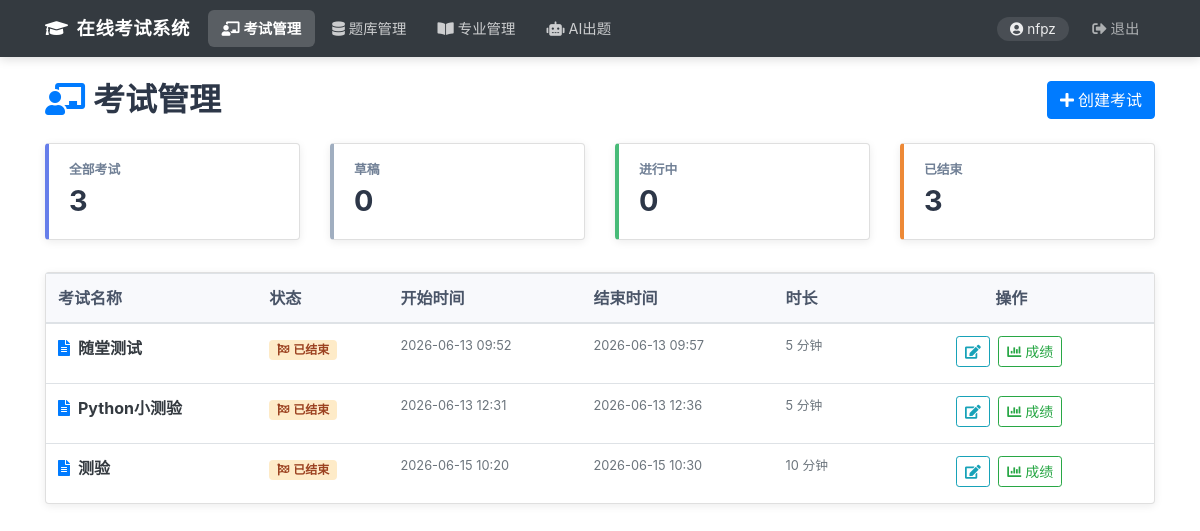
The page /dashboard (signed in) on the database its author committed.
### database/models.py (models this page shows, shortened)
class User(db.Model, UserMixin):
    id = db.Column(db.Integer, primary_key=True)
    username = db.Column(db.String(20), unique=True, nullable=False)
    email = db.Column(db.String(120), unique=True)  # , nullable=False)
    password_hash = db.Column(db.String(60), nullable=False)
    role = db.Column(db.String(20), nullable=False)
    created_at = db.Column(db.DateTime, nullable=False, default=datetime.utcnow)
    def is_teacher(self):
        return self.role == RoleEnum.TEACHER

class Exam(db.Model):
    id = db.Column(db.Integer, primary_key=True)
    title = db.Column(db.String(100), nullable=False)
    description = db.Column(db.Text)
    start_time = db.Column(db.DateTime, nullable=False)
    end_time = db.Column(db.DateTime, nullable=False)
    duration = db.Column(db.Integer, nullable=False)  # 分钟
    status = db.Column(db.String(20), nullable=False, default=ExamStatusEnum.DRAFT)
    creator_id = db.Column(db.Integer, db.ForeignKey('user.id'), nullable=False)
    created_at = db.Column(db.DateTime, nullable=False, default=datetime.utcnow)
    creator = db.relationship('User', backref='exams', lazy=True)
    exam_questions = db.relationship('ExamQuestion', backref='exam', lazy=True)
    exam_students = db.relationship('ExamStudent', backref='exam', lazy=True)
    sessions = db.relationship('ExamSession', backref='exam', lazy=True)
    results = db.relationship('Result', backref='exam', lazy=True)

### exam/routes.py (the view)
@exam_bp.route("/dashboard")
@login_required
def dashboard():
    if not current_user.is_teacher():
        flash('无权访问', 'danger')
        return redirect(url_for('home'))
    exams = Exam.query.filter_by(creator_id=current_user.id).all()
    return render_template('exam/dashboard.html', exams=exams)

### app.py (called while the page is built, shortened)
@login_manager.user_loader
def load_user(user_id):
    from database.models import User
    return db.session.get(User, int(user_id))

@app.before_request
def auto_end_expired_exams():
    from database.models import Exam, ExamSession, ExamStatusEnum, Answer, ExamQuestion, Result, Question, QuestionTypeEnum
    OBJECTIVE_TYPES = {'single_choice', 'multiple_choice', 'true_false', 'fill_blank'}
    try:
        now = datetime.now()
        expired_exams = Exam.query.filter(
            Exam.status == ExamStatusEnum.PUBLISHED,
            Exam.end_time < now
        ).all()
        if expired_exams:
            db.session.commit()
    except Exception:
        db.session.rollback()

### templates/exam/dashboard.html (shortened to what this page needs)
<!DOCTYPE html>
<html lang="zh-CN">
<head>
    <link rel="stylesheet" href="https://maxcdn.bootstrapcdn.com/bootstrap/4.5.2/css/bootstrap.min.css">
    <link rel="stylesheet" href="https://cdnjs.cloudflare.com/ajax/libs/font-awesome/5.15.4/css/all.min.css">
</head>
<body>
    {% include 'layout/header.html' %}
    <div class="container mt-4">
        <div class="page-header">
            <h2><i class="fas fa-chalkboard-teacher mr-2 text-primary"></i>考试管理</h2>
            <a href="{{ url_for('exam.create_exam') }}" class="btn btn-primary">
                <i class="fas fa-plus mr-1"></i>创建考试
            </a>
        </div>
        <div class="row mb-4">
            {% set draft_count = exams|selectattr('status','equalto','draft')|list|length %}
            {% set published_count = exams|selectattr('status','equalto','published')|list|length %}
            {% set ended_count = exams|selectattr('status','equalto','ended')|list|length %}
            <div class="col-md-3 mb-2">
                <div class="card stat-card border-left-primary" style="border-left: 4px solid #667eea;">
                    <div class="stat-label">全部考试</div>
                    <div class="stat-num">{{ exams|length }}</div>
                </div>
            </div>
            <div class="col-md-3 mb-2">
                <div class="card stat-card" style="border-left: 4px solid #a0aec0;">
                    <div class="stat-label">草稿</div>
                    <div class="stat-num">{{ draft_count }}</div>
                </div>
            </div>
            <div class="col-md-3 mb-2">
                <div class="card stat-card" style="border-left: 4px solid #48bb78;">
                    <div class="stat-label">进行中</div>
                    <div class="stat-num">{{ published_count }}</div>
                </div>
            </div>
            <div class="col-md-3 mb-2">
                <div class="card stat-card" style="border-left: 4px solid #ed8936;">
                    <div class="stat-label">已结束</div>
                    <div class="stat-num">{{ ended_count }}</div>
                </div>
            </div>
        </div>
        <div class="card">
            <div class="card-body p-0">
                {% if exams %}
                <div class="table-responsive">
                    <table class="table table-hover mb-0">
                        <thead>
                            <tr>
                                <th>考试名称</th>
                                <th>状态</th>
                                <th>开始时间</th>
                                <th>结束时间</th>
                                <th>时长</th>
                                <th class="text-center" style="min-width:200px">操作</th>
                            </tr>
                        </thead>
                        <tbody>
                            {% for exam in exams %}
                            <tr>
                                <td class="font-weight-bold text-dark">
                                    <i class="fas fa-file-alt text-primary mr-2"></i>{{ exam.title }}
                                </td>
                                <td>
                                    {% if exam.status == 'draft' %}
                                        <span class="badge status-draft px-2 py-1"><i class="fas fa-pencil-alt mr-1"></i>草稿</span>
                                    {% elif exam.status == 'published' %}
                                        <span class="badge status-published px-2 py-1"><i class="fas fa-broadcast-tower mr-1"></i>已发布</span>
                                    {% else %}
                                        <span class="badge status-ended px-2 py-1"><i class="fas fa-flag-checkered mr-1"></i>已结束</span>
                                    {% endif %}
                                </td>
                                <td class="text-muted small">{{ exam.start_time.strftime('%Y-%m-%d %H:%M') }}</td>
                                <td class="text-muted small">{{ exam.end_time.strftime('%Y-%m-%d %H:%M') }}</td>
                                <td class="text-muted small">{{ exam.duration }} 分钟</td>
                                <td class="action-group text-center">
                                    <a href="{{ url_for('exam.edit_exam', id=exam.id) }}"
                                       class="btn btn-sm btn-outline-info" title="编辑">
                                        <i class="fas fa-edit"></i>
                                    </a>
                                    <a href="{{ url_for('exam.view_results', id=exam.id) }}"
                                       class="btn btn-sm btn-outline-success" title="查看成绩">
                                        <i class="fas fa-chart-bar mr-1"></i>成绩
                                    </a>
                                </td>
                            </tr>
                            {% endfor %}
                        </tbody>
                    </table>
                </div>
                {% endif %}
            </div>
        </div>
    </div>
</body>
</html>

### templates/layout/header.html (shortened to what this page needs)
<!DOCTYPE html>
<html lang="zh-CN">
<head>
    <link rel="stylesheet" href="https://maxcdn.bootstrapcdn.com/bootstrap/4.5.2/css/bootstrap.min.css">
    <link rel="stylesheet" href="https://cdnjs.cloudflare.com/ajax/libs/font-awesome/5.15.4/css/all.min.css">
</head>
<body>
    <nav class="navbar navbar-expand-lg navbar-dark bg-dark">
        <div class="container">
            <a class="navbar-brand" href="/">
                <i class="fas fa-graduation-cap mr-2"></i>在线考试系统
            </a>
            <div class="collapse navbar-collapse" id="mainNav">
                <ul class="navbar-nav mr-auto">
                    {% if current_user.is_authenticated %}
                        {% if current_user.is_teacher() %}
                            <li class="nav-item">
                                <a class="nav-link" data-path="/dashboard" href="{{ url_for('exam.dashboard') }}">
                                    <i class="fas fa-chalkboard-teacher mr-1"></i>考试管理
                                </a>
                            </li>
                            <li class="nav-item">
                                <a class="nav-link" data-path="/questions" href="{{ url_for('question_bank.list_questions') }}">
                                    <i class="fas fa-database mr-1"></i>题库管理
                                </a>
                            </li>
                            <li class="nav-item">
                                <a class="nav-link" data-path="/majors" href="{{ url_for('question_bank.manage_majors') }}">
                                    <i class="fas fa-book-open mr-1"></i>专业管理
                                </a>
                            </li>
                            <li class="nav-item">
                                <a class="nav-link" data-path="/ai/generate" href="{{ url_for('ai.generate_questions') }}">
                                    <i class="fas fa-robot mr-1"></i>AI出题
                                </a>
                            </li>
                        {% endif %}
                    {% endif %}
                </ul>
                <ul class="navbar-nav align-items-center">
                    {% if current_user.is_authenticated %}
                        <li class="nav-item">
                            <span class="user-badge">
                                <i class="fas fa-user-circle mr-1"></i>{{ current_user.username }}
                            </span>
                        </li>
                        <li class="nav-item">
                            <a class="nav-link logout-link" href="{{ url_for('auth.logout') }}">
                                <i class="fas fa-sign-out-alt mr-1"></i>退出
                            </a>
                        </li>
                    {% endif %}
                </ul>
            </div>
        </div>
    </nav>

### templates/exam/dashboard.html (style rules this page uses)
body { background-color: #f5f7fa; }
.page-header { display: flex; align-items: center; justify-content: space-between; margin-bottom: 1.5rem; }
.page-header h2 { margin: 0; font-weight: 600; color: #2d3748; }
.card { border: none; box-shadow: 0 2px 8px rgba(0,0,0,0.08); border-radius: 10px; }
.table thead th { background-color: #f8f9fc; font-weight: 600; color: #4a5568; border-bottom: 2px solid #e2e8f0; white-space: nowrap; }
.table td { vertical-align: middle; }
.status-ended { background: #feebc8; color: #9c4221; }
.action-group .btn { margin-right: 4px; margin-bottom: 4px; }
.stat-card { border-radius: 10px; padding: 1rem 1.25rem; }
.stat-card .stat-num { font-size: 1.8rem; font-weight: 700; color: #2d3748; }
.stat-card .stat-label { font-size: 0.8rem; color: #718096; font-weight: 600; text-transform: uppercase; }

### templates/layout/header.html (style rules this page uses)
.navbar { box-shadow: 0 2px 10px rgba(0,0,0,0.15); padding: 0.6rem 1rem; }
.navbar-brand { font-weight: 700; font-size: 1.15rem; letter-spacing: 0.5px; }
.navbar .nav-link { padding: 0.5rem 0.85rem !important; border-radius: 6px; margin: 0 2px; font-size: 0.9rem; transition: all 0.2s ease; color: rgba(255,255,255,0.75) !important; }
.navbar .nav-link.active { background: rgba(255,255,255,0.18) !important; color: #fff !important; font-weight: 600; }
.navbar .user-badge { color: rgba(255,255,255,0.9); font-size: 0.85rem; background: rgba(255,255,255,0.1); border-radius: 20px; padding: 0.25rem 0.8rem; margin-right: 0.5rem; }
.navbar .nav-link.logout-link { color: rgba(255,255,255,0.6) !important; }

### rows shown on the page
User: username "nfpz"
Exam: title "随堂测试", status "ended" (drawn), start_time "2026-06-13 09:52", end_time "2026-06-13 09:57", duration "5"
Exam: title "Python小测验", status "ended" (drawn), start_time "2026-06-13 12:31", end_time "2026-06-13 12:36", duration "5"
Exam: title "测验", status "ended" (drawn), start_time "2026-06-15 10:20", end_time "2026-06-15 10:30", duration "10"

### other values the page prints
{{ exams|length }} "3"
{{ draft_count }} "0"
{{ published_count }} "0"
{{ ended_count }} "3"
